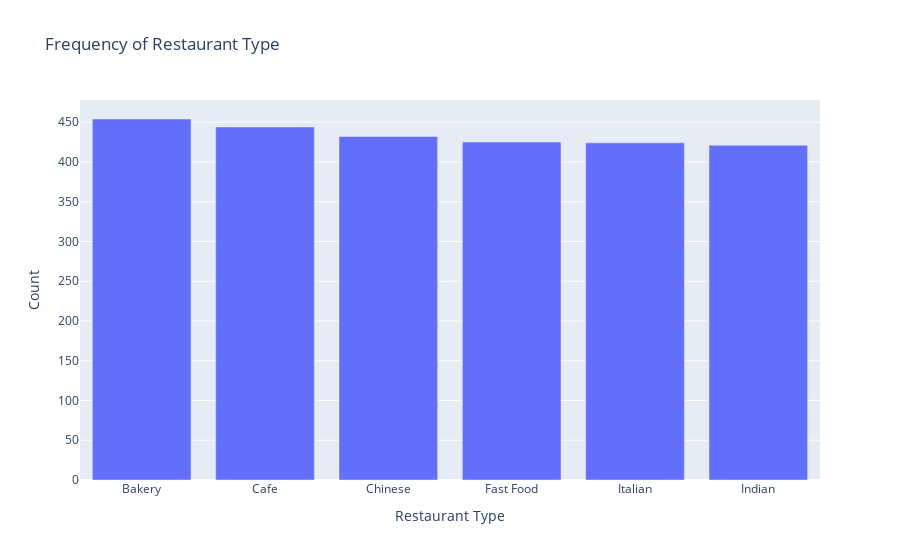

The cell this chart's notebook holds for it:
### Code cell
# First we're going to make a super basic bar chart
#To get there, were going to clean up the data to make the bar chart 
#We're going to make  bar chart with the frequency of resturant types 
#So we're going to generate a count of different resturant types into a little table
#And name the columns of our table
status_counts = food['restaurant_type'].value_counts().reset_index()
status_counts.columns = ['restaurant_type', 'frequency']


#Now let's turn that table into a bar chart. 
#We're also going ot add a title and labels to help the table easier to read
fig1 = px.bar(
    status_counts,
    x='restaurant_type',
    y='frequency',
    title='Frequency of Restaurant Type',
    labels={'restaurant_type': 'Restaurant Type', 'frequency': 'Count'}
   
)

fig1.show()

#You'll notice if you hover over it it displays the actual count
#But let's jazz this one up!

### Figure 1 — Plotly figure (JSON) as saved in the notebook; plotly's stock layout.template omitted (floating-point values rounded to 4 significant figures)
{"data": [{"hovertemplate": "Restaurant Type=%{x}<br>Count=%{y}<extra></extra>", "legendgroup": "", "marker": {"color": "#636efa", "pattern": {"shape": ""}}, "name": "", "orientation": "v", "showlegend": false, "textposition": "auto", "type": "bar", "x": ["Bakery", "Cafe", "Chinese", "Fast Food", "Italian", "Indian"], "xaxis": "x", "y": [454, 444, 432, 425, 424, 421], "yaxis": "y"}], "layout": {"barmode": "relative", "legend": {"tracegroupgap": 0}, "title": {"text": "Frequency of Restaurant Type"}, "xaxis": {"anchor": "y", "domain": [0, 1], "title": {"text": "Restaurant Type"}}, "yaxis": {"anchor": "x", "domain": [0, 1], "title": {"text": "Count"}}}}
